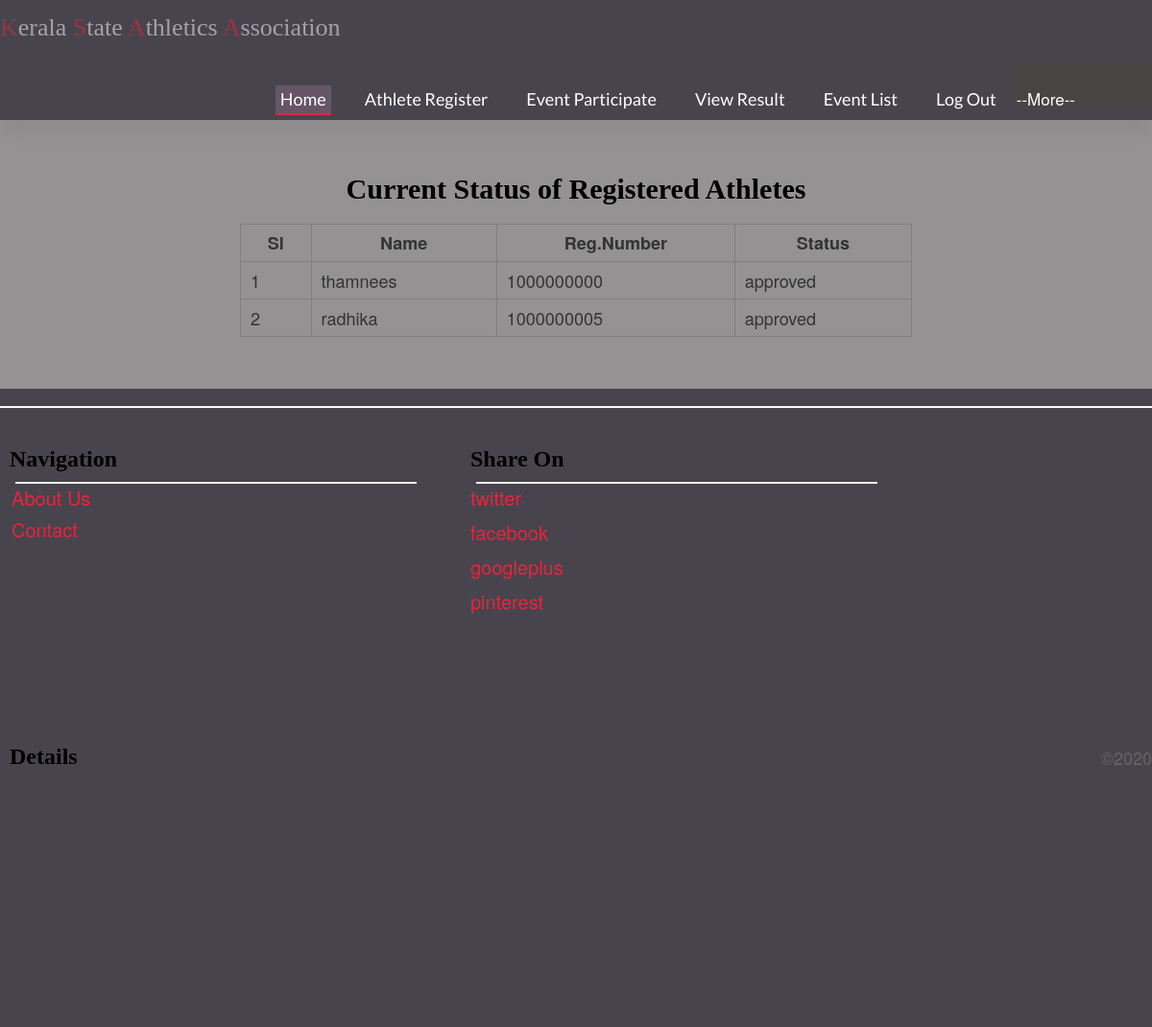
The app's page /athleteListclg.php (signed in), older data.
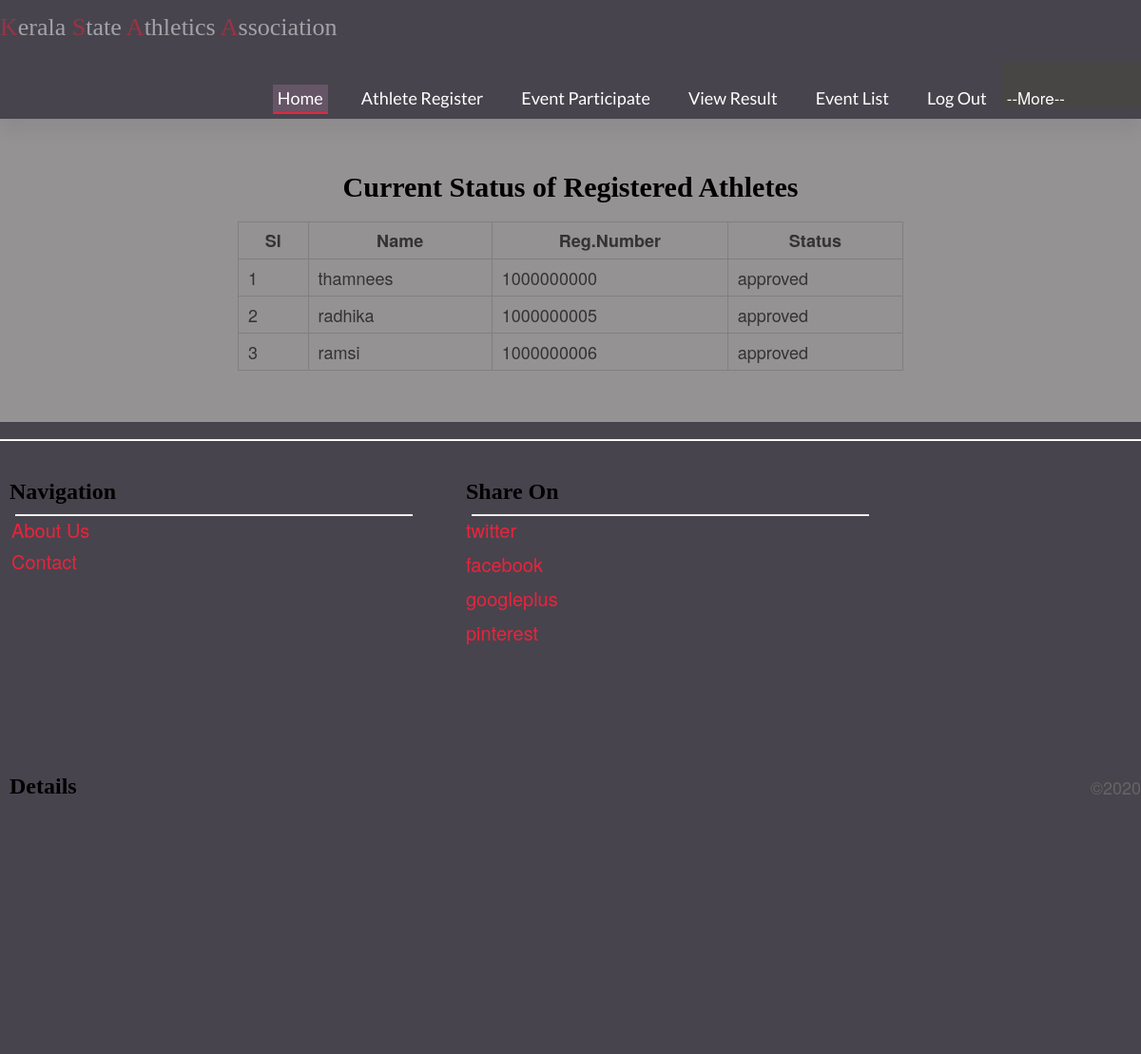
The same page, newer data.
### tables this page shows
CREATE TABLE `athlete_registration` (
  `ath_id` int(11) NOT NULL COMMENT 'athlete id',
  `name` varchar(25) DEFAULT NULL COMMENT 'name of athlete',
  `dob` date DEFAULT NULL COMMENT 'date of birth',
  `gender` varchar(7) DEFAULT NULL COMMENT 'gender of athlete',
  `email` varchar(30) DEFAULT NULL COMMENT 'email of athlete',
  `phone` int(11) DEFAULT NULL COMMENT 'athlete phone number',
  `father_name` varchar(30) DEFAULT NULL COMMENT 'name of father',
  `mother_name` varchar(30) DEFAULT NULL COMMENT 'name of mother',
  `dist` varchar(15) DEFAULT NULL COMMENT 'district',
  `address` varchar(50) DEFAULT NULL COMMENT 'address',
  `pin` int(11) DEFAULT NULL COMMENT 'pin number',
  `coach` varchar(30) DEFAULT NULL COMMENT 'name of coach',
  `blood` varchar(5) DEFAULT NULL COMMENT 'blood group',
  `aadhar` varbinary(30) DEFAULT NULL COMMENT 'aadhar number',
  `photo` varbinary(30) DEFAULT NULL COMMENT 'athlete photo',
  `regno` varchar(15) DEFAULT NULL COMMENT 'register number',
  `clgid` int(11) DEFAULT NULL COMMENT 'registered college id',
  `approve` varchar(10) DEFAULT NULL COMMENT 'spprove or not'
);

### athleteListclg.php (the view, shortened to what this page needs)
<!DOCTYPE html PUBLIC "-//W3C//DTD XHTML 1.0 Transitional//EN" "http://www.w3.org/TR/xhtml1/DTD/xhtml1-transitional.dtd">
<html xmlns="http://www.w3.org/1999/xhtml">
<head>
</head>
<?php
include("clg_header.php");
include("connection.php");
$clg_id=$_SESSION['lid'];
?>
<body style="font-size: 18px;">
  <center>
    <h1>Current Status of Registered Athletes</h1>
    <br>
<table width="700" border="1" cellspacing="0" cellpadding="10">
  <tr>
    <th>Sl</th>
    <th>Name</th>
    <th>Reg.Number</th>
    <th>Status</th>
  </tr>
 <?php
$rs=mysqli_query($con,"select athlete_registration.* from athlete_registration where clgid='$clg_id'");
$i=1;
while($row=mysqli_fetch_array($rs))
{
?>
  <tr>
    <td><?php echo $i?></td>
    <td><?php echo $row['name']?></td>
    <td><?php echo $row['regno']?></td>
    <td><?php echo $row['approve']?></td>
  </tr>
  <?php $i++; }?>
</table>
</center>
</body>
<?php include("clg_footer.php")?>
</html>

Row changes from the older to the newer data that the page shows:
added athlete_registration: name "ramsi", regno "1000000006", approve "approved"
